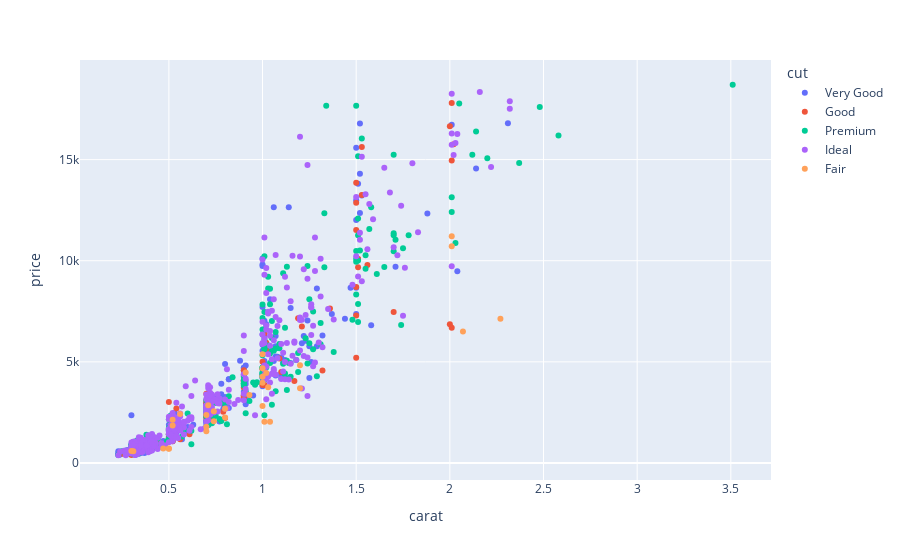

The code cell stored with this chart in its notebook:
### Markdown cell above
## Task 4: Interactivity (Optional Bonus)

**Instructions:**
- Use Plotly (or another interactive library) to create an interactive scatter plot of carat vs. price, colored by cut.

**Reflection:**
- What insights can you gain from interacting with the plot that you might miss in a static plot?

### Code cell
# Task 4: Your code here
import plotly.express as px
import seaborn as sns

diamonds = sns.load_dataset('diamonds')
sample = diamonds.sample(1000, random_state=2)

# Interactive scatter plot
fig = px.scatter(sample, x='carat', y='price', color='cut', hover_data=['depth', 'table'])
fig.show()

### Figure 1 — Plotly figure (JSON) as saved in the notebook; plotly's stock layout.template omitted (floating-point values rounded to 4 significant figures; data arrays with more than 128 entries replaced by an {"elided": "..."} marker saying what was removed)
{"data": [{"customdata": {"elided": "227x2 float values"}, "hovertemplate": "cut=Very Good<br>carat=%{x}<br>price=%{y}<br>depth=%{customdata[0]}<br>table=%{customdata[1]}<extra></extra>", "legendgroup": "Very Good", "marker": {"color": "#636efa", "symbol": "circle"}, "mode": "markers", "name": "Very Good", "orientation": "v", "showlegend": true, "type": "scatter", "x": {"elided": "227 float values"}, "xaxis": "x", "y": {"elided": "227 int values"}, "yaxis": "y"}, {"customdata": {"elided": "87x2 float values"}, "hovertemplate": "cut=Good<br>carat=%{x}<br>price=%{y}<br>depth=%{customdata[0]}<br>table=%{customdata[1]}<extra></extra>", "legendgroup": "Good", "marker": {"color": "#EF553B", "symbol": "circle"}, "mode": "markers", "name": "Good", "orientation": "v", "showlegend": true, "type": "scatter", "x": [0.71, 0.45, 0.9, 0.7, 0.34, 0.8, 0.33, 1.7, 0.24, 0.9, 0.8, 2, 1.1, 1.32, 0.41, 2.01, 0.32, 0.71, 0.31, 0.4, 0.61, 1.53, 0.52, 1.51, 0.4, 0.26, 0.9, 1, 1.53, 1.51, 0.52, 0.3, 1, 0.54, 0.7, 0.3, 0.34, 0.5, 2, 1.5, 0.5, 1.19, 0.3, 0.44, 0.9, 0.44, 1.5, 1.5, 0.7, 0.24, 0.9, 1.5, 1.02, 1, 1, 2.01, 0.72, 0.5, 0.54, 0.5, 1, 1.01, 1.5, 0.3, 0.79, 0.71, 1.02, 0.7, 1.5, 0.56, 1.36, 1.51, 1.02, 0.3, 1.17, 1.56, 0.71, 0.9, 0.7, 0.5, 2.01, 2.02, 1.21, 0.9, 1.01, 1.09, 0.7], "xaxis": "x", "y": [2215, 829, 3267, 2394, 816, 2810, 521, 7464, 471, 3246, 2229, 6854, 4497, 4573, 1172, 17804, 556, 2215, 544, 1138, 1423, 13248, 1594, 10085, 1349, 440, 3733, 4637, 15619, 9681, 1073, 568, 3858, 2697, 2337, 394, 917, 1635, 16650, 5208, 3017, 7152, 608, 1238, 4054, 1018, 8702, 13853, 2970, 492, 4580, 11524, 4796, 4312, 3920, 6686, 2497, 1436, 1745, 1286, 5005, 3852, 7291, 752, 2539, 2331, 5943, 3073, 12870, 1172, 7639, 10088, 5598, 473, 4054, 9784, 2125, 3353, 3419, 1419, 14956, 15765, 6748, 4072, 6416, 5167, 2239], "yaxis": "y"}, {"customdata": {"elided": "245x2 float values"}, "hovertemplate": "cut=Premium<br>carat=%{x}<br>price=%{y}<br>depth=%{customdata[0]}<br>table=%{customdata[1]}<extra></extra>", "legendgroup": "Premium", "marker": {"color": "#00cc96", "symbol": "circle"}, "mode": "markers", "name": "Premium", "orientation": "v", "showlegend": true, "type": "scatter", "x": {"elided": "245 float values"}, "xaxis": "x", "y": {"elided": "245 int values"}, "yaxis": "y"}, {"customdata": {"elided": "408x2 float values"}, "hovertemplate": "cut=Ideal<br>carat=%{x}<br>price=%{y}<br>depth=%{customdata[0]}<br>table=%{customdata[1]}<extra></extra>", "legendgroup": "Ideal", "marker": {"color": "#ab63fa", "symbol": "circle"}, "mode": "markers", "name": "Ideal", "orientation": "v", "showlegend": true, "type": "scatter", "x": {"elided": "408 float values"}, "xaxis": "x", "y": {"elided": "408 int values"}, "yaxis": "y"}, {"customdata": [[66.4, 56], [65, 58], [64.6, 60], [65.5, 57], [61.2, 58], [67.3, 56], [61.7, 66], [65.5, 55], [66, 56], [65, 56], [65.9, 62], [56.9, 65], [67.7, 56], [64.4, 61], [64.6, 58], [66.4, 56], [71.8, 56], [65.3, 62], [64.5, 54], [65.3, 58], [65.6, 57], [67.6, 57], [66.1, 61], [66.9, 58], [64.4, 57], [56.9, 63], [65.2, 58], [58, 56], [64.8, 57], [56.9, 66], [68.6, 56], [63.8, 58], [57.3, 60]], "hovertemplate": "cut=Fair<br>carat=%{x}<br>price=%{y}<br>depth=%{customdata[0]}<br>table=%{customdata[1]}<extra></extra>", "legendgroup": "Fair", "marker": {"color": "#FFA15A", "symbol": "circle"}, "mode": "markers", "name": "Fair", "orientation": "v", "showlegend": true, "type": "scatter", "x": [1.03, 1, 0.5, 0.7, 0.8, 1.04, 0.3, 0.52, 0.74, 1, 1, 0.71, 2.07, 2.01, 0.52, 0.7, 1.02, 1, 1.01, 0.8, 1.2, 0.47, 0.74, 2.01, 0.93, 1, 1.2, 0.91, 0.7, 0.31, 2.27, 0.5, 0.56], "xaxis": "x", "y": [3743, 5376, 701, 2369, 2246, 2037, 593, 1849, 2069, 3965, 4265, 2858, 6503, 11212, 2144, 1564, 4455, 2818, 2036, 2686, 3696, 719, 2553, 10711, 3358, 4688, 4838, 4474, 1792, 579, 7131, 713, 2426], "yaxis": "y"}], "layout": {"legend": {"title": {"text": "cut"}, "tracegroupgap": 0}, "margin": {"t": 60}, "xaxis": {"anchor": "y", "domain": [0, 1], "title": {"text": "carat"}}, "yaxis": {"anchor": "x", "domain": [0, 1], "title": {"text": "price"}}}}
